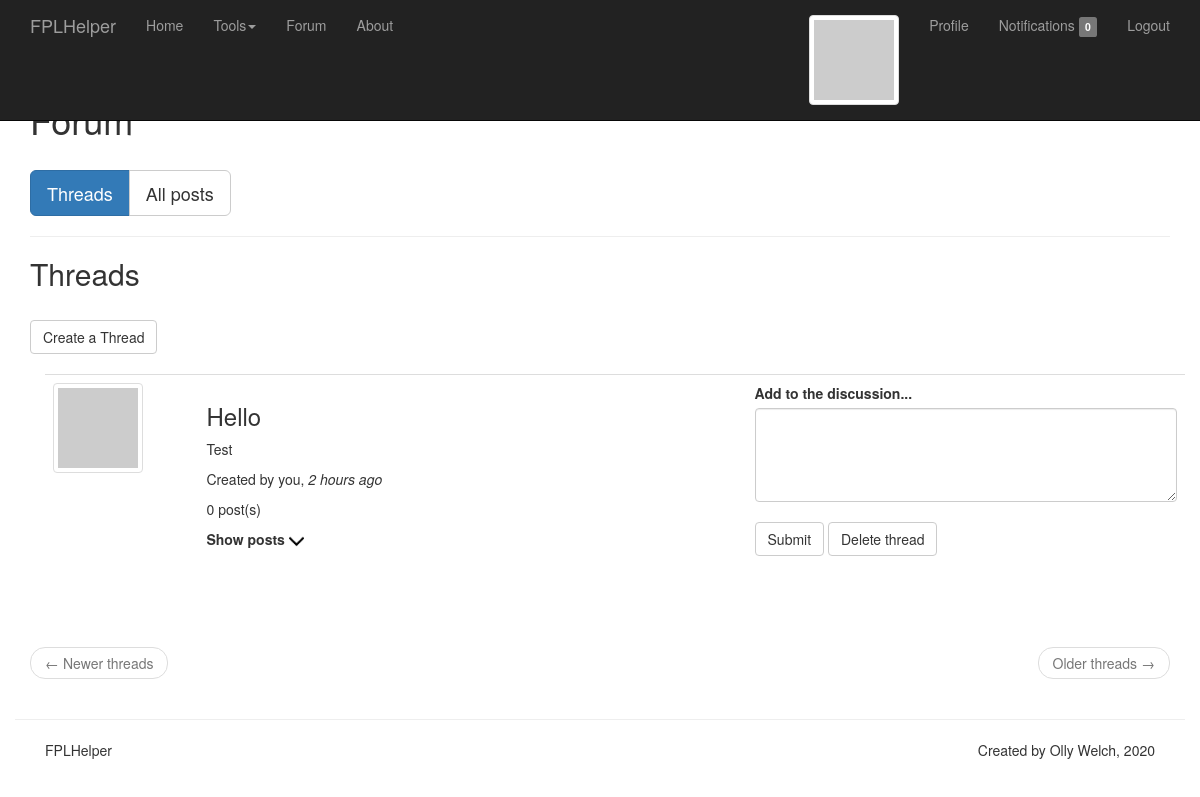
Page /forum/index (signed in) on the committed database.
### app/models.py (models this page shows, shortened)
class Thread(db.Model):
    id = db.Column(db.Integer, primary_key=True)
    name = db.Column(db.String(100))
    body = db.Column(db.String(256))
    timestamp = db.Column(db.DateTime, index=True, default=datetime.utcnow)
    user_id = db.Column(db.Integer, db.ForeignKey('user.id'))
    posts = db.relationship('Post', backref='posts', lazy='dynamic')
    language = db.Column(db.String(5))

### app/blueprints/forum/routes.py (the view, shortened to what this page needs)
@bp.route('/index', methods=['GET', 'POST'])
def index():
    page = request.args.get('page', 1, type=int)
    threads = Thread.query.order_by(Thread.timestamp.desc()).paginate(
        page, current_app.config['THREADS_PER_PAGE_FORUM'], False)
    next_url = url_for('forum.index', page=threads.next_num) \
        if threads.has_next else None
    prev_url = url_for('forum.index', page=threads.prev_num) \
        if threads.has_prev else None
    form = ThreadForm()
    return render_template('forum/index.html', threads=threads.items, next_url=next_url, prev_url=prev_url, form=form,
                           title='Forum')

### app/blueprints/forum/forms.py
class ThreadForm(FlaskForm):
    thread_name = TextAreaField('Thread Title', validators=[DataRequired(), Length(min=1, max=100)])
    thread_body = TextAreaField('Description', validators=[DataRequired(), Length(min=1, max=256)])
    submit = SubmitField('Submit')

### app/models.py (called while the page is built)
@login.user_loader
def load_user(id):
    return User.query.get(int(id))

    def avatar(self, size):
        digest = md5(self.email.lower().encode('utf-8')).hexdigest()
        return 'https://www.gravatar.com/avatar/{}?d=identicon&s={}'.format(
            digest, size)

    def get_new_notifications(self):
        last_read_time = self.last_read_time or datetime(1900, 1, 1)
        return Notification.query.filter_by(user_id=self.id).filter(
            Notification.timestamp > last_read_time).order_by(Notification.timestamp.desc()).all()

### app/templates/forum/index.html (shortened to what this page needs)
{% extends "base.html" %}
{% import 'bootstrap/wtf.html' as wtf %}
{% block app_content %}
<h1>Forum</h1>
<br>
<div class="btn-group" role="group">
    <button id="threads" class="btn btn-lg btn-primary">Threads</button>
    <button id="all_posts" class="btn btn-lg btn-default">All posts</button>
</div>
<hr>
<div id="show_threads">
    <h2>Threads</h2>
    <br>
    <div class="row">
        <div class="col col-md-4" id="createThreadButton">
            {% if current_user.is_anonymous %}
            <p>Want to add to the discussion?</p>
            <a class="btn btn-md btn-default" href="{{ url_for('auth.login') }}" role="button">Login</a>
            <br><br>
            {% else %}
            <button class="btn btn-md btn-default" onclick="show_create_thread_form();">Create a Thread</button>
            {% endif %}
        </div>
    </div>
    <br>
    <div class="container">
        {% for thread in threads %}
        {% include 'forum/_forum_thread.html' %}
        {% endfor %}
    </div>
    <br>
    <nav aria-label="...">
        <ul class="pager">
            <li class="previous{% if not prev_url %} disabled{% endif %}">
                <a href="{{ prev_url or '#' }}">
                    <span aria-hidden="true">&larr;</span> Newer threads
                </a>
            </li>
            <li class="next{% if not next_url %} disabled{% endif %}">
                <a href="{{ next_url or '#' }}">
                    Older threads <span aria-hidden="true">&rarr;</span>
                </a>
            </li>
        </ul>
    </nav>
</div>
{% endblock %}

### app/templates/forum/_forum_thread.html (shortened to what this page needs)
<table class="table table-hover">
        <tr>
            <td width="70px">
                <a href="{{ url_for('profile.profile', username=thread.user.username) }}">
                    <img src="{{ thread.user.avatar(150) }}" class="img img-thumbnail img-responsive" />
                </a>
            </td>
            <td width="250px">
                <div id="thread_name{{ thread.id }}">
                    <h3>{{ thread.name }}</h3>
                </div>
                <p><span id="thread_body{{ thread.id }}">{{ thread.body }}</span></p>
                {% if current_user.username == thread.user.username %}
                <p>Created by you,
                    <i>{{ moment(thread.timestamp).fromNow() }}</i></p>
                {% endif %}
                <p id="count{{ thread.id }}">{{ thread.posts.count() }} post(s)</p>
                <div id="see_more_{{ thread.id }}">
                    <p onclick="get_posts({{ thread.id }});"><b>Show posts
                        <img style="width:15px;height:15px" src="{{ url_for('static', filename='images/down_arrow.png') }}"></b></p>
                </div>
            </td>
            {% if current_user.is_anonymous %}
            {% else %}
            <td class="form-group" width="200px">
                <label for="post_textarea_{{ thread.id }}">Add to the discussion...</label>
                <textarea class="form-control form-control-sm" id="post_textarea_{{ thread.id }}" rows="4"></textarea>
                <br>
                <button type="submit" id="submit_post{{ thread.id }}"
                        onclick="make_post({{ thread.id }});"
                        class="btn btn-default mb-2">Submit</button>
                {% if current_user.username == thread.user.username %}
            <span id="delete{{ thread.id }}">
                <button class="btn btn-md btn-default"
                        onclick="delete_thread({{ thread.id }});">
                    Delete thread</button>
            </span>
            {% endif %}
            </td>
            {% endif %}
        </tr>
 </table>
<br>

### rows in the picture
Thread: name "Hello", body "Test", timestamp "2 hours ago", posts.count "0"

### other values in the picture
{{ current_user.get_new_notifications() | length }} "0"
